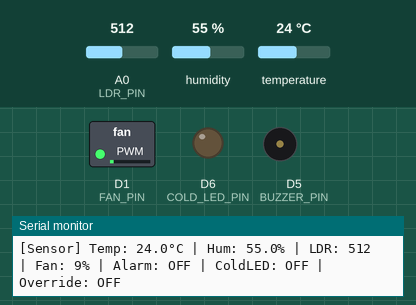
Bench run of a sketch on a simulated ESP8266 (NodeMCU). On the bench: switched loads named in the sketch (green lamp = pin HIGH), output pins drawn as LEDs (lit = HIGH), buzzer (waves = sounding, pin HIGH), the last lines printed to the serial monitor. The test bench sets the inputs (shaded band); at power-on: temperature 24 °C, A0 (LDR_PIN) = 512, humidity 55 %. WiFi joins after 1.5 s; servers stay silent unless stated; uploads are accepted with an empty reply.

Above: at 2.7 s.
2.8 s: temperature set to 12 °C
At 4.5 s:
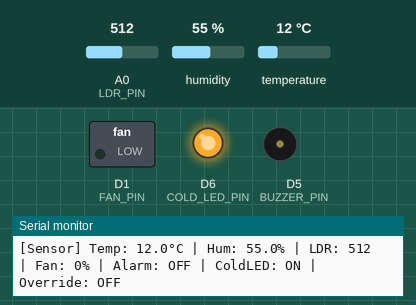
5.4 s: temperature set to 16 °C
7.6 s: temperature set to 19 °C
At 9.5 s:
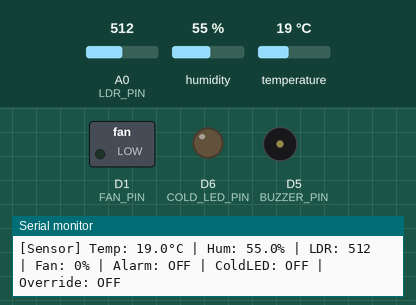
10.4 s: temperature set to 28 °C
At 12.6 s:
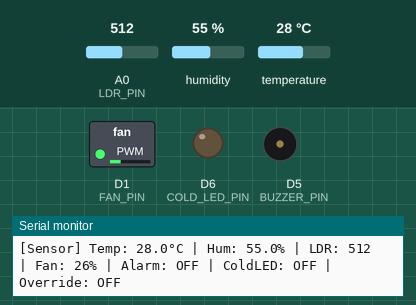
12.9 s: temperature set to 41 °C
At 14.5 s:
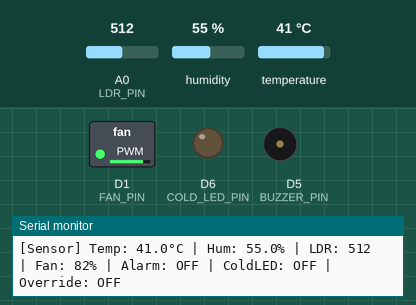
Timing chart, 0 to 16.0 s (numbered marks = the images above; inputs shaded):
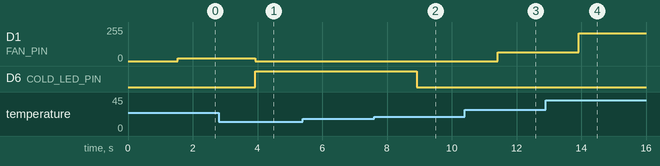

Measured:
- the behaviour switches between 17 and 18 °C on temperature (found by bisection; images 1 and 2)
- after the input at 2.8 s, D1 (FAN_PIN): 22/255 → 0/255 after 1.1 s; D6 (COLD_LED_PIN): LOW → HIGH after 1.1 s
- after the input at 7.6 s, D6 (COLD_LED_PIN): HIGH → LOW after 1.3 s
- after the input at 10.4 s, D1 (FAN_PIN): 0/255 → 66/255 after 1.0 s
- after the input at 12.9 s, D1 (FAN_PIN): 66/255 → 210/255 after 1.0 s

The sketch:

smart_climate_control.ino
```cpp
/*
 * ============================================================
 *  Personalized Smart Ambient Climate Control System
 *  Hardware: NodeMCU ESP8266 (or Arduino Uno + ESP8266 module)
 *  Author:   [Your Name]
 *  Version:  2.0 (with Web Dashboard + IoT)
 * ============================================================
 *
 *  FEATURES:
 *  - Auto fan speed control based on ambient temperature
 *  - Buzzer alarm when temperature exceeds 60°C
 *  - Cold LED indicator when temperature drops below 18°C
 *  - LDR (Light Dependent Resistor) light sensing
 *  - WiFi connectivity (ESP8266)
 *  - Remote fan speed override via Web Dashboard
 *  - Real-time data push to Node.js server
 *
 *  PIN CONNECTIONS:
 *  DHT11       → D4 (GPIO2)
 *  Fan (PWM)   → D1 (GPIO5)  [via transistor/MOSFET]
 *  LDR         → A0
 *  Buzzer      → D5 (GPIO14)
 *  Cold LED    → D6 (GPIO12)
 * ============================================================
 */

#include <ESP8266WiFi.h>
#include <ESP8266HTTPClient.h>
#include <WiFiClient.h>
#include <DHT.h>
#include <ArduinoJson.h>

// ─── WiFi Credentials ──────────────────────────────────────
const char* WIFI_SSID     = "YOUR_WIFI_SSID";
const char* WIFI_PASSWORD = "YOUR_WIFI_PASSWORD";

// ─── Server Configuration ──────────────────────────────────
const char* SERVER_URL    = "http://YOUR_SERVER_IP:3000";

// ─── Pin Definitions ───────────────────────────────────────
#define DHT_PIN        D4    // DHT11 data pin
#define DHT_TYPE       DHT11
#define FAN_PIN        D1    // PWM output to fan (via transistor)
#define LDR_PIN        A0    // LDR analog input
#define BUZZER_PIN     D5    // Active buzzer
#define COLD_LED_PIN   D6    // Cold temperature LED indicator

// ─── Temperature Thresholds ────────────────────────────────
#define TEMP_ALARM_HIGH  60.0f   // Buzzer triggers above this (°C)
#define TEMP_COLD_LOW    18.0f   // Cold LED lights below this (°C)

// ─── Fan PWM Thresholds (°C) ───────────────────────────────
#define FAN_START_TEMP   22.0f   // Fan starts at this temperature
#define FAN_FULL_TEMP    45.0f   // Fan runs at 100% above this

// ─── Timing ────────────────────────────────────────────────
#define DATA_SEND_INTERVAL   2000   // ms between server pushes
#define SENSOR_READ_INTERVAL  500   // ms between sensor reads

DHT dht(DHT_PIN, DHT_TYPE);

// ─── State Variables ───────────────────────────────────────
float temperature     = 0.0;
float humidity        = 0.0;
int   ldrValue        = 0;
int   fanSpeedPWM     = 0;    // 0–255
int   fanSpeedPercent = 0;    // 0–100
bool  alarmActive     = false;
bool  coldLEDActive   = false;
bool  isOverride      = false;
int   overrideFanPWM  = 0;

unsigned long lastSendTime   = 0;
unsigned long lastReadTime   = 0;

// ─── Forward Declarations ──────────────────────────────────
void connectWiFi();
void readSensors();
void computeFanSpeed();
void applyOutputs();
void sendDataToServer();
void fetchOverrideFromServer();
int  temperatureToPWM(float temp);

// ===========================================================
void setup() {
  Serial.begin(115200);
  Serial.println("\n=== Smart Climate Control System Booting ===");

  // Pin modes
  pinMode(FAN_PIN,      OUTPUT);
  pinMode(BUZZER_PIN,   OUTPUT);
  pinMode(COLD_LED_PIN, OUTPUT);

  // Safe initial state
  analogWrite(FAN_PIN, 0);
  digitalWrite(BUZZER_PIN,   LOW);
  digitalWrite(COLD_LED_PIN, LOW);

  dht.begin();
  connectWiFi();

  Serial.println("=== Setup complete. Entering main loop. ===\n");
}

// ===========================================================
void loop() {
  unsigned long now = millis();

  // ── Read sensors every SENSOR_READ_INTERVAL ──
  if (now - lastReadTime >= SENSOR_READ_INTERVAL) {
    readSensors();
    computeFanSpeed();
    applyOutputs();
    lastReadTime = now;
  }

  // ── Communicate with server every DATA_SEND_INTERVAL ──
  if (now - lastSendTime >= DATA_SEND_INTERVAL) {
    if (WiFi.status() == WL_CONNECTED) {
      sendDataToServer();
      fetchOverrideFromServer();
    } else {
      Serial.println("[WiFi] Disconnected — attempting reconnect...");
      connectWiFi();
    }
    lastSendTime = now;
  }
}

// ===========================================================
void connectWiFi() {
  WiFi.begin(WIFI_SSID, WIFI_PASSWORD);
  Serial.print("[WiFi] Connecting to ");
  Serial.print(WIFI_SSID);

  int attempts = 0;
  while (WiFi.status() != WL_CONNECTED && attempts < 20) {
    delay(500);
    Serial.print(".");
    attempts++;
  }

  if (WiFi.status() == WL_CONNECTED) {
    Serial.println("\n[WiFi] Connected!");
    Serial.print("[WiFi] IP Address: ");
    Serial.println(WiFi.localIP());
  } else {
    Serial.println("\n[WiFi] Connection failed — running in offline mode.");
  }
}

// ===========================================================
void readSensors() {
  float t = dht.readTemperature();
  float h = dht.readHumidity();

  if (!isnan(t) && !isnan(h)) {
    temperature = t;
    humidity    = h;
  } else {
    Serial.println("[DHT] Sensor read failed — using last known values.");
  }

  ldrValue = analogRead(LDR_PIN);  // 0 (dark) – 1023 (bright)
}

// ===========================================================
void computeFanSpeed() {
  if (!isOverride) {
    fanSpeedPWM = temperatureToPWM(temperature);
  } else {
    fanSpeedPWM = overrideFanPWM;
  }

  fanSpeedPercent = map(fanSpeedPWM, 0, 255, 0, 100);

  alarmActive   = (temperature > TEMP_ALARM_HIGH);
  coldLEDActive = (temperature < TEMP_COLD_LOW);
}

// ===========================================================
int temperatureToPWM(float temp) {
  if (temp <= FAN_START_TEMP) return 0;
  if (temp >= FAN_FULL_TEMP)  return 255;

  // Linear interpolation between start and full speed
  float ratio = (temp - FAN_START_TEMP) / (FAN_FULL_TEMP - FAN_START_TEMP);
  return (int)(ratio * 255);
}

// ===========================================================
void applyOutputs() {
  analogWrite(FAN_PIN, fanSpeedPWM);
  digitalWrite(BUZZER_PIN,   alarmActive   ? HIGH : LOW);
  digitalWrite(COLD_LED_PIN, coldLEDActive ? HIGH : LOW);

  // Serial monitor debug
  Serial.printf("[Sensor] Temp: %.1f°C | Hum: %.1f%% | LDR: %d | Fan: %d%% | Alarm: %s | ColdLED: %s | Override: %s\n",
    temperature, humidity, ldrValue, fanSpeedPercent,
    alarmActive   ? "ON" : "OFF",
    coldLEDActive ? "ON" : "OFF",
    isOverride    ? "ON" : "OFF");
}

// ===========================================================
void sendDataToServer() {
  WiFiClient wifiClient;
  HTTPClient http;

  String url = String(SERVER_URL) + "/api/data";
  http.begin(wifiClient, url);
  http.addHeader("Content-Type", "application/json");

  StaticJsonDocument<256> doc;
  doc["temperature"]    = temperature;
  doc["humidity"]       = humidity;
  doc["ldrValue"]       = ldrValue;
  doc["fanSpeed"]       = fanSpeedPercent;
  doc["alarmActive"]    = alarmActive;
  doc["coldLEDActive"]  = coldLEDActive;
  doc["isOverride"]     = isOverride;

  String body;
  serializeJson(doc, body);

  int code = http.POST(body);
  if (code != 200) {
    Serial.printf("[HTTP] POST /api/data failed, code: %d\n", code);
  }
  http.end();
}

// ===========================================================
void fetchOverrideFromServer() {
  WiFiClient wifiClient;
  HTTPClient http;

  String url = String(SERVER_URL) + "/api/override";
  http.begin(wifiClient, url);

  int code = http.GET();
  if (code == 200) {
    String payload = http.getString();

    StaticJsonDocument<128> doc;
    DeserializationError err = deserializeJson(doc, payload);
    if (!err) {
      isOverride       = doc["isOverride"].as<bool>();
      int pct          = doc["fanSpeed"].as<int>();
      overrideFanPWM   = map(pct, 0, 100, 0, 255);
    }
  } else {
    Serial.printf("[HTTP] GET /api/override failed, code: %d\n", code);
  }
  http.end();
}
```
